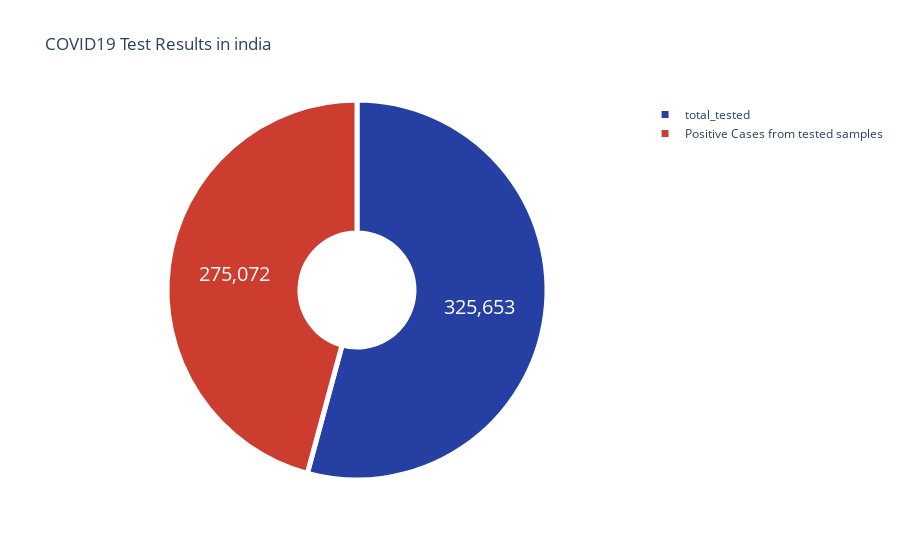

Notebook code cell kept with this figure:
### Code cell
#Overall 
fig = go.Figure(data=[go.Pie(labels=['total_tested','Positive Cases from tested samples'],
                            values= [total_tested,total_positive],hole =.3)])
fig.update_traces(hoverinfo='label+percent', textinfo='value',textfont_size=20,
                  marker=dict(colors=['#263fa3','#cc3c2f'], line=dict(color='#FFFFFF', width=5)))
fig.update_layout(title_text='COVID19 Test Results in india',plot_bgcolor='rgb(275, 270, 273)')

### Figure 1 — Plotly figure (JSON) as saved in the notebook; plotly's stock layout.template omitted (floating-point values rounded to 4 significant figures)
{"data": [{"hole": 0.3, "hoverinfo": "label+percent", "labels": ["total_tested", "Positive Cases from tested samples"], "marker": {"colors": ["#263fa3", "#cc3c2f"], "line": {"color": "#FFFFFF", "width": 5}}, "textfont": {"size": 20}, "textinfo": "value", "type": "pie", "values": [325653, 275072]}], "layout": {"plot_bgcolor": "rgb(275, 270, 273)", "title": {"text": "COVID19 Test Results in india"}}}
